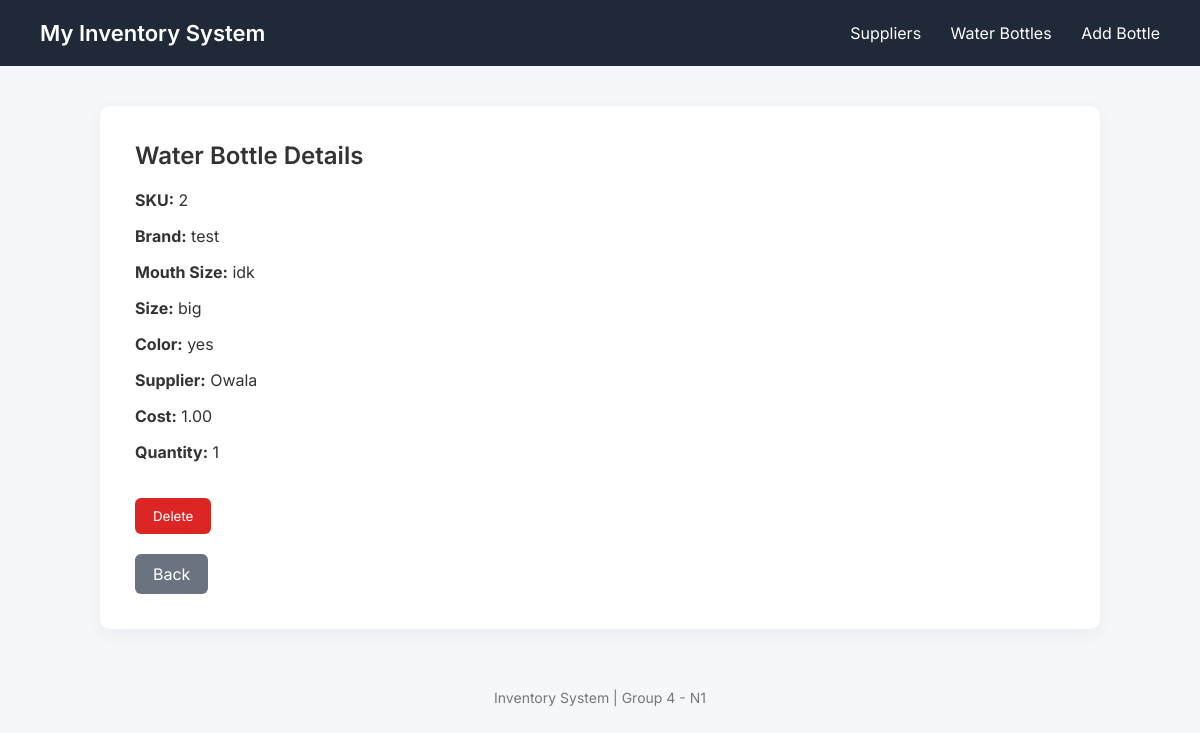
The app's page /view_bottle_details/3/ with its own data.
### MyInventoryApp/models.py (models this page shows, shortened)
class WaterBottle(models.Model):
    sku =  models.CharField(max_length=20, unique=True)
    brand = models.CharField(max_length=100)
    cost = models.DecimalField(max_digits=10, decimal_places=2)
    size = models.CharField(max_length=20)
    mouth_size = models.CharField(max_length=50)
    color = models.CharField(max_length=50)
    supplied_by = models.ForeignKey(Supplier, on_delete=models.CASCADE)
    current_quantity = models.IntegerField()

class Supplier(models.Model):
    name = models.CharField(max_length=150)
    city = models.CharField(max_length=60)
    country = models.CharField(max_length=60)
    created_at = models.DateTimeField(blank=True, null=True)

### MyInventoryApp/views.py (the view)
# urls.py: path('view_bottle_details/<int:pk>/', views.view_bottle_details, name='view_bottle_details'),
def view_bottle_details(request, pk):
    bottle = get_object_or_404(WaterBottle, pk=pk)
    if request.method == "POST":
        WaterBottle.objects.filter(pk=pk).delete()
        return redirect('view_bottles')
    return render(request, "MyInventoryApp/view_bottle_details.html", {"bottle": bottle})

### MyInventoryApp/templates/MyInventoryApp/view_bottle_details.html (shortened to what this page needs)
{% extends "MyInventoryApp/base.html" %}
{% block content %}
<h2>Water Bottle Details</h2>
<p><strong>SKU:</strong> {{ bottle.sku }}</p>
<p><strong>Brand:</strong> {{ bottle.brand }}</p>
<p><strong>Mouth Size:</strong> {{ bottle.mouth_size }}</p>
<p><strong>Size:</strong> {{ bottle.size }}</p>
<p><strong>Color:</strong> {{ bottle.color }}</p>
<p><strong>Supplier:</strong> {{ bottle.supplied_by.name }}</p>
<p><strong>Cost:</strong> {{ bottle.cost }}</p>
<p><strong>Quantity:</strong> {{ bottle.current_quantity }}</p>
<br>
<form method="POST">
    <button type="submit" class="btn btn-danger">Delete</button>
</form>
<br>
<a href="{% url 'view_bottles' %}" class="btn btn-secondary">
    Back
</a>
{% endblock %}

### MyInventoryApp/templates/MyInventoryApp/base.html (style rules this page uses)
* { box-sizing:border-box; }
body { margin:0; font-family:'Inter', sans-serif; background:#f5f7fb; color:#333; }
h2 { margin-top:0; font-weight:600; }
.btn, button { display:inline-flex; align-items:center; justify-content:center; text-decoration:none; background:#2563eb; color:white; border:none; padding:10px 18px; border-radius:6px; cursor:pointer; font-family:'Inter', sans-serif; }
.btn-secondary { background:#6b7280; }
.btn-danger { background:#dc2626; }

### records on screen
WaterBottle: sku "2", brand "test", mouth_size "idk", size "big", color "yes", supplied_by.name "Owala", cost "1.00", current_quantity "1"
